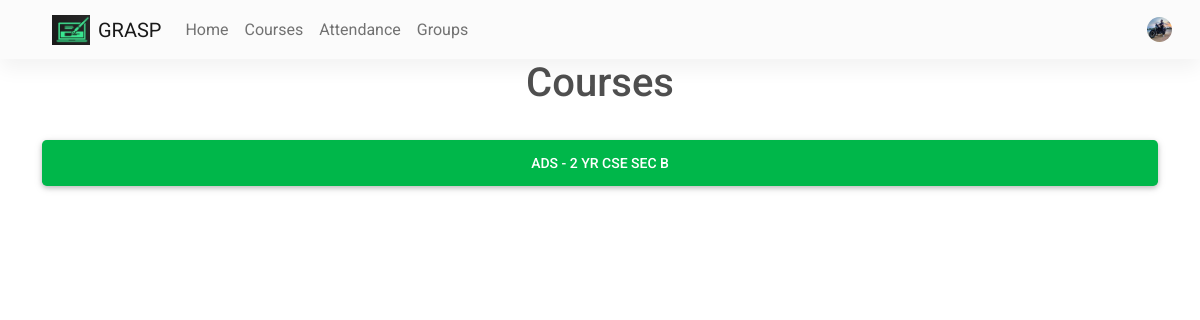
/courses (signed in), run on an earlier commit of the app's database.
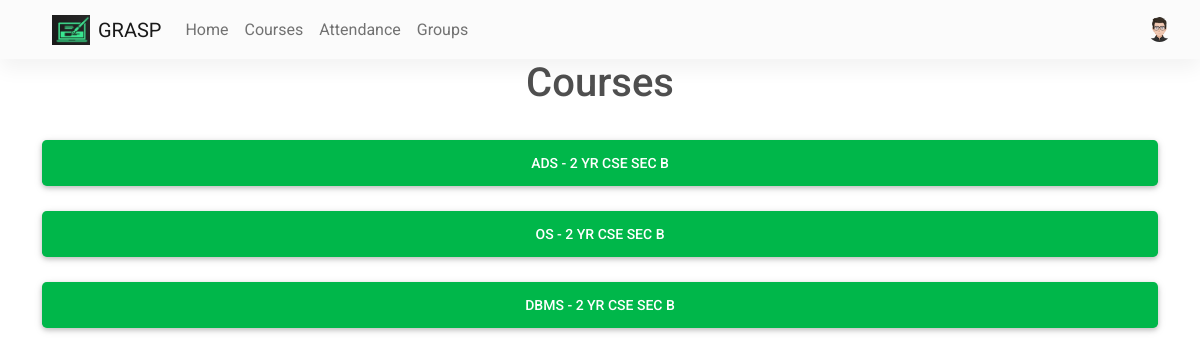
And on a later commit of the database.
### website/models.py (models this page shows)
class User(db.Model, UserMixin):
    id = db.Column(db.Integer, primary_key=True)
    email = db.Column(db.String(150), unique=True, nullable=False)
    password = db.Column(db.String(150), nullable=False)
    first_name = db.Column(db.String(150), nullable=False)
    user_type = db.Column(db.String(1), nullable=False)
    notes = db.relationship('Note', backref='author', lazy=True)
    array_ids = db.relationship('Array_ids')
    student = db.relationship('Student', backref='user')
    teacher = db.relationship('Teacher', backref='user')
    mobile = db.Column(db.Integer, nullable=False)
    profile_pic = db.Column(
        db.String(150), nullable=False, default="default.jpg")
    dob = db.Column(db.DateTime(timezone=True), nullable=False)
    gender = db.Column(db.String(1), nullable=False)

class Course(db.Model):
    id = db.Column(db.Integer, primary_key=True)
    branch = db.Column(db.String(20))
    section = db.Column(db.String(1))
    year = db.Column(db.Integer)
    subject = db.Column(db.String(50))
    course_name = db.Column(db.String(100))
    teacher_id = db.Column(db.Integer, db.ForeignKey('teacher.id'))
    student_ids = db.relationship('Student_ids')
    lecture = db.relationship('Lecture')
    materials = db.relationship('Materials')

### website/courses/routes.py (the view)
@courses.route('/courses')
@login_required
def get_courses():
    if current_user.user_type == 'p':
        teacher = current_user.teacher[0]
        course_names = {}
        for course in teacher.courses:
            a = course.subject + " - " + \
                str(course.year) + " Yr " + course.branch.upper() + \
                " Sec " + course.section.upper()
            course_names[course.course_name] = a
    else:
        student = current_user.student[0]
        courses_ids = student.courses
        course_names = {}
        for i in courses_ids:
            course = Course.query.get(i.course_id)
            a = course.subject + " - " + \
                str(course.year) + " Yr " + course.branch.upper() + \
                " Sec " + course.section.upper()
            course_names[course.course_name] = a
    return render_template('courses.html', user=current_user, course_names=course_names)

### website/templates/courses.html (shortened to what this page needs)
{% extends "base.html" %}
{% block content %}
<h1 align="center">Courses</h1>
{% for course in course_names %}
    <a href='/courses/{{course}}'>
        <button class="btn btn-success btn-lg btn-block">
            {{ course_names[course] }}
        </button>
    </a>
{% endfor %}
{% endblock %}

### website/templates/base.html (shortened to what this page needs)
<!DOCTYPE html>
<html lang="en">
<head>
    <link rel="stylesheet" href="https://use.fontawesome.com/releases/v5.15.2/css/all.css" />
    <link rel="stylesheet" href="https://stackpath.bootstrapcdn.com/bootstrap/4.4.1/css/bootstrap.min.css"
 />
    <link rel="stylesheet" type="text/css" href="{{ url_for('static', filename='css/mdb.min.css') }}">
    <link rel="stylesheet" type="text/css" href="{{ url_for('static', filename='css/mdb.rtl.min.css') }}">
</head>
<body>
    <nav class="navbar navbar-expand-lg navbar-light bg-light">
        <div class="container-fluid">
            <a class="navbar-brand" href="/">
                <img src="{{url_for('static',filename='logo4.jpeg')}}" class="me-2" height="30" alt="" loading="lazy" />
                GRASP
            </a>
            <div class="collapse navbar-collapse" id="navbarNavAltMarkup">
                {% if user.is_authenticated %}
                {% if user.user_type=='s' %}
                <div class="navbar-nav mr-auto">
                    <a class="nav-link" aria-current="page" href="/">Home</a>
                    <a class="nav-item nav-link" id="courses" href="/courses">Courses</a>
                    <a class="nav-item nav-link" id="attendance" href="/attendance">Attendance</a>
                    <a class="nav-item nav-link" id="groups" href="/groups">Groups</a>
                </div>
                {% endif %}
                <div class="d-flex align-items-center">
                    <a class="dropdown-toggle d-flex align-items-center hidden-arrow" href="#"
                        id="navbarDropdownMenuLink" role="button" data-mdb-toggle="dropdown" aria-expanded="false">
                        <img src="{{url_for('static', filename='img/' + user.profile_pic)}}" class="rounded-circle"
                            height="25" alt="" loading="lazy" />
                    </a>
                </div>
                {% else %}
                <div class="navbar-nav me-auto mb-2 mb-lg-0">
                </div>
                <div class="d-flex align-items-center">
                    <a class="btn btn-link" id="login" href="/login">Login</a>
                </div>
                {% endif %}
            </div>
        </div>
    </nav>
    <div class="container">
        {% block content %}{% endblock %}
    </div>
</body>
</html>

What changed in the data, as far as the page shows it:
changed User: profile_pic: a different picture
added Course: course_name "OS - 2 YR CSE SEC B"
added Course: course_name "DBMS - 2 YR CSE SEC B"
